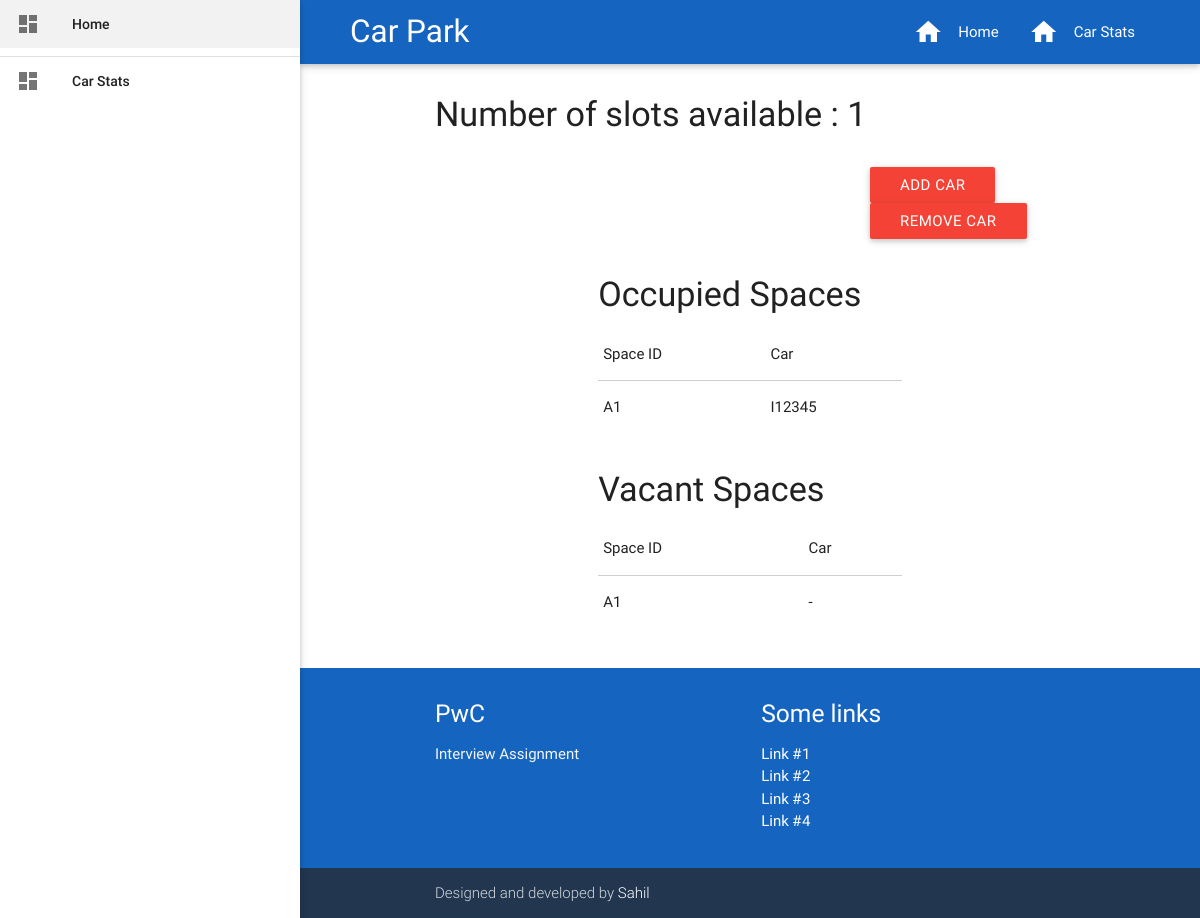
The app's page /, older data.
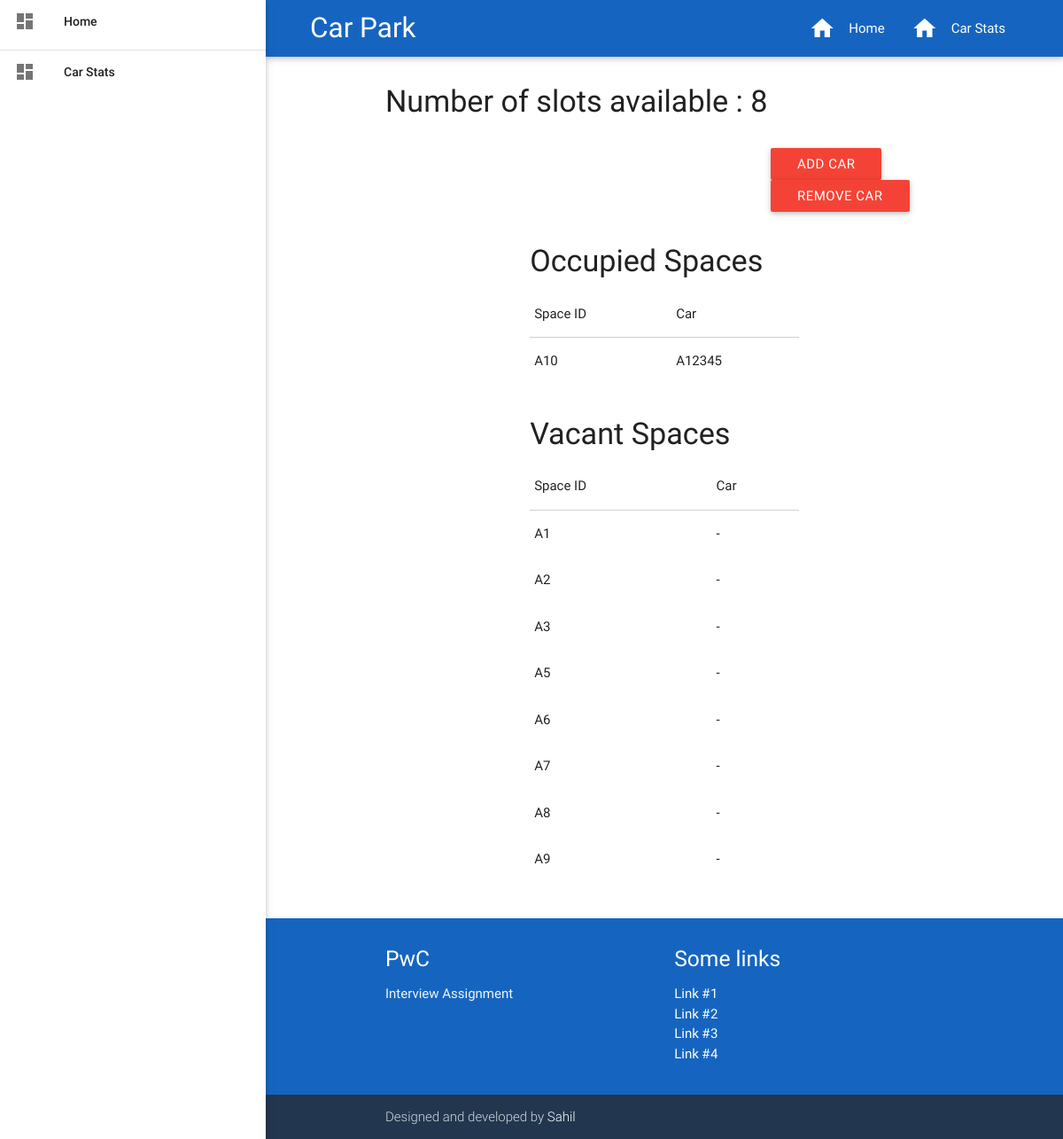
The same page, newer data.
### parking_lot/models.py (models this page shows)
class Car(models.Model):
    license_no = models.CharField(max_length=6, unique=True)
    in_time = models.DateTimeField(auto_now_add=True)
    out_time = models.DateTimeField(auto_now_add=False, blank=True, null=True)
    parking_space = models.OneToOneField(ParkingSpace, blank=True, null=True, on_delete=models.CASCADE)
    def __str__(self):
        return "{0}".format(self.license_no)

class ParkingSpace(models.Model):
    space = models.IntegerField()
    level = models.CharField(max_length=1)
    parking_lot = models.ForeignKey(ParkingLot, on_delete=models.CASCADE)
    occupied = models.BooleanField(default=False)
    def __str__(self):
        return "{0}{1}".format(self.level, self.space)

### parking_lot/views.py (the view, shortened to what this page needs)
# urls.py: url(r'^$', views.index, name='index'),
def index(request):
    add_car_form = AddCarForm()
    remove_car_form = RemoveCarForm()
    context_dict = {}
    context_dict['slots_available'] = ParkingSpace.objects.filter(occupied=False).count()
    context_dict['add_car_form'] = add_car_form
    context_dict['remove_car_form'] = remove_car_form
    context_dict['occupied_spaces'] = Car.objects.filter(parking_space__isnull=False)
    context_dict['vacant_spaces'] = ParkingSpace.objects.filter(occupied=False)
    context_dict['free_space'] = ParkingSpace.objects.filter(occupied=False).count()
    return render(request, 'parking_lot/index.html', context_dict)

### parking_lot/templates/parking_lot/index.html (shortened to what this page needs)
{% extends 'parking_lot/base.html' %}
{% load static %}
{% block main_block %}
    <div class="container" style="padding-top: 15px">
        <div class="row">
            <div class="col s12 m12 l12">
                <h4>Number of slots available : {{ slots_available }}</h4>
            </div>
        </div>
        <div class="row">
            <div class="col s12 offset-m6 m6 offset-l8 l4">
                <a id="add_car" href="#" class="btn waves-effect waves-light red">Add car</a>
                <a id="remove_car" href="#" class="btn waves-effect waves-light red">Remove car</a>
            </div>
        </div>
        <div class="row">
            <div class="col s12 offset-m3 m6 offset-l3 l6">
                <h4>Occupied Spaces</h4>
                <table>
                    <thead>
                        <td>Space ID</td>
                        <td>Car</td>
                    </thead>
                    <tbody>
                        {% for space in occupied_spaces %}
                            <tr>
                                <td>{{ space.parking_space }}</td>
                                <td>{{ space.license_no }}</td>
                            </tr>
                        {% endfor %}
                    </tbody>
                </table>
            </div>
        </div>
        <div class="row">
            <div class="col s12 offset-m3 m6 offset-l3 l6">
                <h4>Vacant Spaces</h4>
                <table>
                    <thead>
                        <td>Space ID</td>
                        <td>Car</td>
                    </thead>
                    <tbody>
                        {% for space in vacant_spaces %}
                            <tr>
                                <td>{{ space }}</td>
                                <td>-</td>
                            </tr>
                        {% endfor %}
                    </tbody>
                </table>
            </div>
        </div>
    </div>
{% endblock %}

### parking_lot/templates/parking_lot/base.html (shortened to what this page needs)
<!DOCTYPE html>
{% load static %}
<html>
    <head>
        <link rel="stylesheet" href="{% static 'css/materialize.css' %}">
        <link rel="stylesheet" href="{% static 'css/datepicker.css' %}">
        <link rel="stylesheet" href="{% static 'css/parking_lot_style.css' %}">
    </head>
    <body>
        <header class="base_header">
            <nav>
                <div class="nav-wrapper blue darken-3">
                    <a style="padding-left: 50px" href="{% url 'parking_lot:index' %}" class="brand-logo">Car Park</a>
                    <ul class="right hide-on-med-and-down" style="padding-right: 50px">
                        <li><a href="{% url 'parking_lot:index' %}"><i class="material-icons left">home</i>Home</a></li>
                        <li><a href="{% url 'parking_lot:car_stats' %}"><i class="material-icons left">home</i>Car Stats</a></li>
                    </ul>
                </div>
            </nav>
            <ul id="slide-out" class="side-nav fixed" style="transform: translateX(-100%);">
                <li><a class="waves-effect" href="{% url 'parking_lot:index' %}"><i class="material-icons ">dashboard</i>Home</a></li>
                <li><div class="divider"></div></li>
                <li><a class="waves-effect" href="{% url 'parking_lot:car_stats' %}"><i class="material-icons ">dashboard</i>Car Stats</a></li>
            </ul>
        </header>
        <main class="base_main">
            {% block main_block %} {% endblock %}
        </main>
        <footer class="base_footer page-footer blue darken-3">
            <div class="container">
                <div class="row">
                    <div class="col l6 s12">
                        <h5 class="white-text">PwC</h5>
                        <p class="grey-text text-lighten-4">Interview Assignment</p>
                    </div>
                    <div class="col l3 s12">
                        <h5 class="white-text">Some links</h5>
                        <ul>
                            <li><a class="white-text" href="#">Link #1</a></li>
                            <li><a class="white-text" href="#">Link #2</a></li>
                            <li><a class="white-text" href="#">Link #3</a></li>
                            <li><a class="white-text" href="#">Link #4</a></li>
                        </ul>
                    </div>
                </div>
            </div>
            <div class="footer-copyright" style="background-color: #22374f">
                <div class="container">
                    Designed and developed by <a class="white-text" href="https://github.com/sahil-mohd/" target="_blank">Sahil</a>
                </div>
            </div>
        </footer>
    </body>
</html>

### parking_lot/static/css/parking_lot_style.css (style rules this page uses)
.base_header, .base_main, .base_footer { padding-left: 300px; }
body { display: flex; min-height: 100vh; flex-direction: column; }
main { flex: 1 0 auto; }

Row changes from the older to the newer data that the page shows:
removed Car: parking_space "A1", license_no "I12345"
added Car: parking_space "A10", license_no "A12345"
added ParkingSpace: level+space "A2"
added ParkingSpace: level+space "A3"
added ParkingSpace: level+space "A5"
added ParkingSpace: level+space "A6"
added ParkingSpace: level+space "A7"
added ParkingSpace: level+space "A8"
added ParkingSpace: level+space "A9"
Text that changed along with them:
{{ slots_available }}: "1" → "8"
